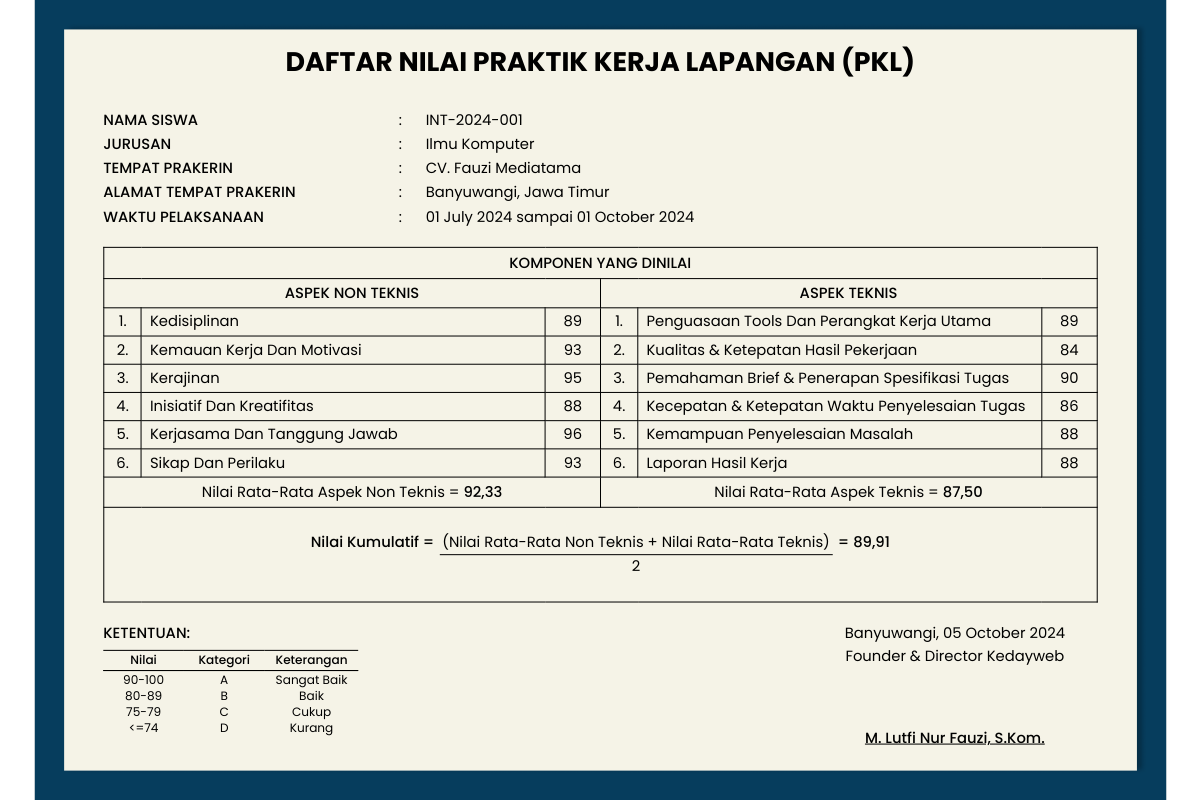
The app's page /tabel-nilai-viewer.php?id=IS-2024-001 with its own data.
### tables this page shows
CREATE TABLE `certificates` (
  `id` int(11) NOT NULL,
  `certificate_id` varchar(50) NOT NULL,
  `user_id` int(11) DEFAULT NULL,
  `intern_name` varchar(150) NOT NULL,
  `intern_position` varchar(150) NOT NULL,
  `university` varchar(200) DEFAULT '',
  `major` varchar(200) DEFAULT '',
  `start_date` date NOT NULL,
  `end_date` date NOT NULL,
  `issue_date` date NOT NULL,
  `score_technical` tinyint(3) UNSIGNED DEFAULT 0,
  `score_discipline` tinyint(3) UNSIGNED DEFAULT 0,
  `score_attitude` tinyint(3) UNSIGNED DEFAULT 0,
  `final_grade` varchar(5) DEFAULT '',
  `supervisor_name` varchar(150) DEFAULT '',
  `status` enum('active','revoked') NOT NULL DEFAULT 'active',
  `notes` text DEFAULT NULL,
  `created_at` datetime DEFAULT current_timestamp(),
  `updated_at` datetime DEFAULT current_timestamp() ON UPDATE current_timestamp(),
  `is_approved` tinyint(1) NOT NULL DEFAULT 0,
  `approved_at` datetime DEFAULT NULL,
  `is_score_manual` tinyint(1) NOT NULL DEFAULT 0
);

### score-calculator.php (called while the page is built, shortened)
<?php
if (!function_exists('generate_sub_scores')) {
    function generate_sub_scores(int $mainScore, int $count, int $seed): array
    {
        $subScores = [];
        $total = 0;
        for ($i = 0; $i < $count; $i++) {
            $hash = crc32("sub_{$seed}_{$i}");
            $variation = ($hash % 11) - 5;
            $sub = max(0, min(100, $mainScore + $variation));
            $subScores[] = $sub;
            $total += $sub;
        }
        $currentAvg = $total / $count;
        $diff = $mainScore - round($currentAvg);
        if ($diff !== 0) {
            $subScores[0] = max(0, min(100, $subScores[0] + $diff));
        }
        return $subScores;
    }
}

### tabel-nilai-viewer.php (the view, shortened to what this page needs)
<?php
require_once __DIR__ . '/Login/koneksi.php';
$cert_id = trim($_GET['id'] ?? '');
$cert = null;
if ($cert_id && $conn) {
    $stmt = $conn->prepare(
        "SELECT intern_name, major, score_technical, score_discipline, score_attitude,
                supervisor_name, issue_date, is_approved,
                DATE_FORMAT(start_date,'%d %M %Y') AS start_fmt,
                DATE_FORMAT(end_date,  '%d %M %Y') AS end_fmt
         FROM certificates WHERE certificate_id = ? LIMIT 1"
    );
    $stmt->bind_param('s', $cert_id);
    $stmt->execute();
    $result = $stmt->get_result();
    $cert   = $result->fetch_assoc();
}
$nama        = htmlspecialchars($cert['intern_name']  ?? '');
$jurusan     = htmlspecialchars($cert['major']         ?? '-');
$start       = $cert['start_fmt'] ?? '';
$end_d       = $cert['end_fmt']   ?? '';
$waktu       = ($start && $end_d) ? "$start sampai $end_d" : '';
$supervisor  = $cert['supervisor_name'] ?? 'M. Lutfi Nur Fauzi, S.Kom.';
$issue_date  = $cert['issue_date']      ?? date('Y-m-d');
$tgl_bwi     = 'Banyuwangi, ' . date('d F Y', strtotime($issue_date));
$is_approved = intval($cert['is_approved'] ?? 0);
$skor_teknis   = (int)($cert['score_technical']  ?? 0);
$skor_disiplin = (int)($cert['score_discipline'] ?? 0);
$skor_sikap    = (int)($cert['score_attitude']   ?? 0);
if ($cert_id && $conn) {
    $uidStmt = $conn->prepare("SELECT user_id FROM certificates WHERE certificate_id = ? LIMIT 1");
    $uidStmt->bind_param('s', $cert_id);
    $uidStmt->execute();
    $uidRes = $uidStmt->get_result();
    $uidRow = $uidRes->fetch_assoc();
    $userId = (int)($uidRow['user_id'] ?? 0);
}
require_once __DIR__ . '/score-calculator.php';
$seed = $userId > 0 ? $userId : crc32($cert_id);
$subDisc = generate_sub_scores($skor_disiplin, 3, $seed + 100);
$subAtt  = generate_sub_scores($skor_sikap,    3, $seed + 200);
$subTech = generate_sub_scores($skor_teknis,   6, $seed);
$nt  = array_merge($subDisc, $subAtt);
$tek = $subTech;
$rata_nt  = count($nt)  > 0 ? round(array_sum($nt)  / count($nt),  2) : 0;
$rata_tek = count($tek) > 0 ? round(array_sum($tek) / count($tek), 2) : 0;
$kumul    = round(($rata_nt + $rata_tek) / 2,    2);
$label_nt = ['Kedisiplinan','Kemauan Kerja Dan Motivasi','Kerajinan',
             'Inisiatif Dan Kreatifitas','Kerjasama Dan Tanggung Jawab','Sikap Dan Perilaku'];
$label_t  = ['Penguasaan Tools Dan Perangkat Kerja Utama','Kualitas &amp; Ketepatan Hasil Pekerjaan',
             'Pemahaman Brief &amp; Penerapan Spesifikasi Tugas','Kecepatan &amp; Ketepatan Waktu Penyelesaian Tugas',
             'Kemampuan Penyelesaian Masalah','Laporan Hasil Kerja'];
function fmt($n) { return number_format($n, 2, ',', '.'); }
?>
<!DOCTYPE html>
<html lang="id">
<head>
</head>
<body>
<div class="page-scaler">
<main class="page" id="page">
  <h1 class="judul">DAFTAR NILAI PRAKTIK KERJA LAPANGAN (PKL)</h1>
  <section class="data-siswa">
    <div class="baris"><span class="label">NAMA SISWA</span><span>:</span><span><?php echo $nama; ?></span></div>
    <div class="baris"><span class="label">JURUSAN</span><span>:</span><span><?php echo $jurusan; ?></span></div>
    <div class="baris"><span class="label">TEMPAT PRAKERIN</span><span>:</span><span>CV. Fauzi Mediatama</span></div>
    <div class="baris"><span class="label">ALAMAT TEMPAT PRAKERIN</span><span>:</span><span>Banyuwangi, Jawa Timur</span></div>
    <div class="baris"><span class="label">WAKTU PELAKSANAAN</span><span>:</span><span><?php echo htmlspecialchars($waktu); ?></span></div>
  </section>
  <table class="nilai">
    <colgroup>
      <col class="no"><col><col class="skor">
      <col class="no"><col><col class="skor">
    </colgroup>
    <thead>
      <tr class="judul-tabel"><th colspan="6">KOMPONEN YANG DINILAI</th></tr>
      <tr class="aspek">
        <th colspan="3">ASPEK NON TEKNIS</th>
        <th colspan="3">ASPEK TEKNIS</th>
      </tr>
    </thead>
    <tbody>
      <?php for ($i = 0; $i < 6; $i++): ?>
      <tr>
        <td class="no"><?php echo ($i+1); ?>.</td>
        <td><?php echo htmlspecialchars($label_nt[$i]); ?></td>
        <td class="skor"><?php echo $cert ? $nt[$i] : ''; ?></td>
        <td class="no"><?php echo ($i+1); ?>.</td>
        <td><?php echo $label_t[$i]; ?></td>
        <td class="skor"><?php echo $cert ? $tek[$i] : ''; ?></td>
      </tr>
      <?php endfor; ?>
    </tbody>
    <tfoot>
      <tr>
        <td class="rata" colspan="3">Nilai Rata-Rata Aspek Non Teknis = <span class="hasil"><?php echo $cert ? fmt($rata_nt) : ''; ?></span></td>
        <td class="rata" colspan="3">Nilai Rata-Rata Aspek Teknis = <span class="hasil"><?php echo $cert ? fmt($rata_tek) : ''; ?></span></td>
      </tr>
      <tr>
        <td class="kumulatif" colspan="6">
          <div class="rumus">
            <span>Nilai Kumulatif =</span>
            <span class="pecahan">
              <span class="pembilang">(Nilai Rata-Rata Non Teknis + Nilai Rata-Rata Teknis)</span>
              <span>2</span>
            </span>
            <span>= <span class="hasil"><?php echo $cert ? fmt($kumul) : ''; ?></span></span>
          </div>
        </td>
      </tr>
    </tfoot>
  </table>
  <section class="bawah">
    <div>
      <p class="judul-ketentuan">KETENTUAN:</p>
      <table class="predikat">
        <colgroup><col style="width:60pt"><col style="width:60pt"><col style="width:70pt"></colgroup>
        <thead><tr><th>Nilai</th><th>Kategori</th><th>Keterangan</th></tr></thead>
        <tbody>
          <tr><td>90-100</td><td>A</td><td>Sangat Baik</td></tr>
          <tr><td>80-89</td><td>B</td><td>Baik</td></tr>
          <tr><td>75-79</td><td>C</td><td>Cukup</td></tr>
          <tr><td>&lt;=74</td><td>D</td><td>Kurang</td></tr>
        </tbody>
      </table>
    </div>
    <div class="ttd">
      <p><?php echo htmlspecialchars($tgl_bwi); ?></p>
      <p>Founder &amp; Director Kedayweb</p>
      <?php if ($is_approved): ?>
        <div class="ruang">
          <img src="uploads/Certificate/ttd_Resmi.png"
               alt="Tanda Tangan Resmi" />
        </div>
      <?php else: ?>
        <div class="ruang"></div>
      <?php endif; ?>
      <p class="nama"><?php echo htmlspecialchars($supervisor); ?></p>
    </div>
  </section>
</main>
</div>
</body>
</html>

### tabel-nilai-viewer.php (style rules this page uses)
:root { --garis: 1px solid #000; }
* { box-sizing: border-box; margin: 0; padding: 0; }
html, body { width: 100%; height: 100%; margin: 0; padding: 0; overflow: hidden; background: transparent; display: flex; align-items: center; justify-content: center; font-family: 'Poppins', sans-serif; color: #000; -webkit-print-color-adjust: exact; print-color-adjust: exact; }
.page-scaler { width: 100%; height: 100%; display: flex; align-items: center; justify-content: center; }
.page { width: 297mm; height: 210mm; padding: 31pt 51pt 0; position: relative; overflow: hidden; flex-shrink: 0; background: #f5f3e7 url('uploads/Certificate/Sertifikat_Belakang.png') center / 100% 100% no-repeat; font-size: 11pt; line-height: 17pt; transform-origin: center center; }
.judul { font-size: 20pt; line-height: 30pt; font-weight: 700; text-align: center; }
.data-siswa { margin-top: 20pt; display: grid; row-gap: 1pt; }
.data-siswa .baris { display: grid; grid-template-columns: 220pt 20pt 1fr; min-height: 17pt; }
.data-siswa .label { font-weight: 500; }
.nilai { width: 100%; margin-top: 14pt; border-collapse: collapse; table-layout: fixed; border: var(--garis); }
.nilai col.no { width: 28pt; }
.nilai col.skor { width: 41pt; }
.nilai th, .nilai td { border: var(--garis); padding: 0 6pt; vertical-align: middle; }
.nilai th { font-weight: 500; text-align: center; }
.nilai td { height: 21pt; }
.nilai td.no, .nilai td.skor { text-align: center; padding: 0; }
.nilai thead tr.judul-tabel th { height: 23pt; }
.nilai thead tr.aspek th { height: 22pt; }
.nilai tfoot td.rata { height: 22pt; text-align: center; }
.nilai tfoot td.kumulatif { height: 71pt; padding: 0; }
.hasil { font-weight: 500; }
.rumus { display: flex; justify-content: center; align-items: flex-start; gap: 4pt; font-weight: 500; }
.pecahan { display: flex; flex-direction: column; align-items: center; font-weight: 400; }
.pembilang { border-bottom: var(--garis); padding: 0 2pt; }
.bawah { margin-top: 14pt; padding-right: 24pt; display: flex; justify-content: space-between; align-items: flex-start; }
.judul-ketentuan { font-weight: 500; margin-bottom: 4pt; }
.predikat { width: 190pt; border-collapse: collapse; table-layout: fixed; font-size: 9pt; line-height: 12pt; }
.predikat th { font-weight: 500; padding: 1pt 0; border-top: var(--garis); border-bottom: var(--garis); }
.predikat td { padding: 0; text-align: center; }
.predikat tbody tr:first-child td { padding-top: 1pt; }
.ttd { text-align: center; }
.ttd p { line-height: 17pt; }
.ttd .ruang { height: 44pt; position: relative; display: flex; align-items: center; justify-content: center; }
.ttd .nama { font-weight: 500; text-decoration: underline; }

### records on screen
certificates: intern_name "INT-2024-001", major "Ilmu Komputer", score_technical "89", score_technical "84", score_discipline "90", score_technical "86", score_technical "88", score_technical "87,50", score_technical "89,91", issue_date "Banyuwangi, 05 October 2024", supervisor_name "M. Lutfi Nur Fauzi, S.Kom."

### other values on screen
$waktu "01 July 2024 sampai 01 October 2024"
$label_nt[$i] "Kedisiplinan"
$nt[$i] "89"
$label_t[$i] "Penguasaan Tools Dan Perangkat Kerja Utama"
$label_nt[$i] "Kemauan Kerja Dan Motivasi"
$nt[$i] "93"
$label_t[$i] "Kualitas & Ketepatan Hasil Pekerjaan"
$label_nt[$i] "Kerajinan"
$nt[$i] "95"
$label_t[$i] "Pemahaman Brief & Penerapan Spesifikasi Tugas"
$label_nt[$i] "Inisiatif Dan Kreatifitas"
$nt[$i] "88"
$label_t[$i] "Kecepatan & Ketepatan Waktu Penyelesaian Tugas"
$label_nt[$i] "Kerjasama Dan Tanggung Jawab"
$nt[$i] "96"
